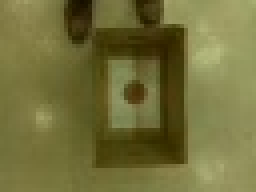
#> input picture choon_image_processing/fig/photo105.jpg, 64 x 48 px, given in place of photo1.jpg, which was not available (shown 4 times larger)
$ python test_detect_red.py
#> lines starting #> are read from the running program, lines starting #| are printed output that depends on the picture; after the words box and inside, x2 and y2 are one past the last pixel; in counts of white or black regions, pixels touching at a corner belong together; pictures that were not available may be replaced by others from this repository, and a replacement may not be noted
#!/usr/bin/env python
# -*- coding: utf-8 -*-
import numpy as np
import cv2
import time

i=0
detect_circle=[]

# カメラが有効な間ループ
while(True):
    i=i+1
    # 画像を読み取る
    file = "fig/photo" + str(i) + ".jpg"
    frame = cv2.imread(file)
#> frame is the input picture: shape (48, 64, 3); mean B, G, R 58.6, 111.4, 114.8


    # RGB（赤青緑）からHSV(色味、鮮やかさ、明るさ)に変換する
    cam_hsv = cv2.cvtColor(frame, cv2.COLOR_BGR2HSV)
#> cam_hsv: shape (48, 64, 3); mean H, S, V 28.3, 137.7, 115.4

    # 特定の色だけのマスクを作る
    cam_hsv = cv2.inRange(cam_hsv, (0,50,50), (7,255,255))
#> cam_hsv: shape (48, 64); every value is 0
    #cv2.imshow('preview', cam_hsv)
    # オリジナルの画像をコピーし、マスクされている部分を0にする（黒くする）
    cam_color = frame.copy()
    cam_color[cam_hsv==0] = 0
#> cam_color: shape (48, 64, 3); every value is 0

    # ゴマ粒ノイズを消すためのマスクを用意する
    element = np.ones((5,5)).astype(np.uint8)

    # ゴマ粒ノイズを消す（？）ために膨張収縮させる
    cam_hsv = cv2.erode(cam_hsv, element)
    cam_hsv = cv2.dilate(cam_hsv, element)

    # ノイズを消し、しかもオリジナルの画像にマスク処理をして不要な部分をつぶした画像に対して、円の検出処理をする
    # この時、「外接円」を探す
    points = np.dstack(np.where(cam_hsv>0)).astype(np.float32)
#> points = empty array
    center, radius = cv2.minEnclosingCircle(points)
#> center = (0, 0); radius = 0
    if radius > 10 or radius < 0:
        center = (0.0,0.0)
        radius = 0.0
    cv2.circle(frame, (int(center[1]), int(center[0])), int(radius), (255,0,0), thickness=3)
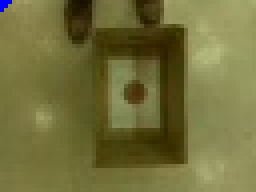
#> frame: shape (48, 64, 3) (shown 4 times larger); 0.2% of pixels changed, all inside (x1, y1, x2, y2) = (0, 0, 3, 3)
    cv2.circle(cam_hsv, (int(center[1]), int(center[0])), int(radius), (255,0,0), thickness=3)
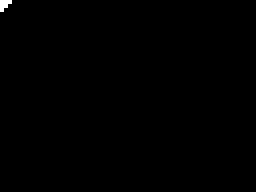
#> cam_hsv: shape (48, 64) (shown 4 times larger); 0.2% white; 1 white region (1 under 20 px)
    #cv2.imshow('preview', cam_hsv)
    result = "result/photo" + str(i) + ".jpg"
    cv2.imwrite(result,cam_hsv)
    print(center,radius)
#| (0.0, 0.0) 0.0

    if radius > 0:
        detect_circle.append(i)
    #time.sleep(3)

    if i == 100:
        break
#> pass 2 of the loop `while(True):`:
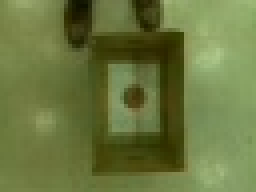
#> input picture choon_image_processing/fig/photo108.jpg, 64 x 48 px, given in place of photo2.jpg, which was not available (shown 4 times larger)
#> frame is the input picture: shape (48, 64, 3); mean B, G, R 63.2, 118.8, 106.3
#> `cv2.circle(frame, (int(center[1]), int(center[0])), int(radius), (255,..`:
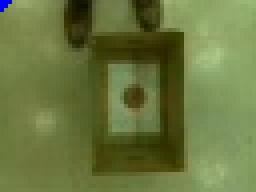
#> frame: shape (48, 64, 3) (shown 4 times larger); 0.2% of pixels changed, all inside (x1, y1, x2, y2) = (0, 0, 3, 3)
#| (0.0, 0.0) 0.0
#> (the run stopped early here; a loop or call above may not have finished)
